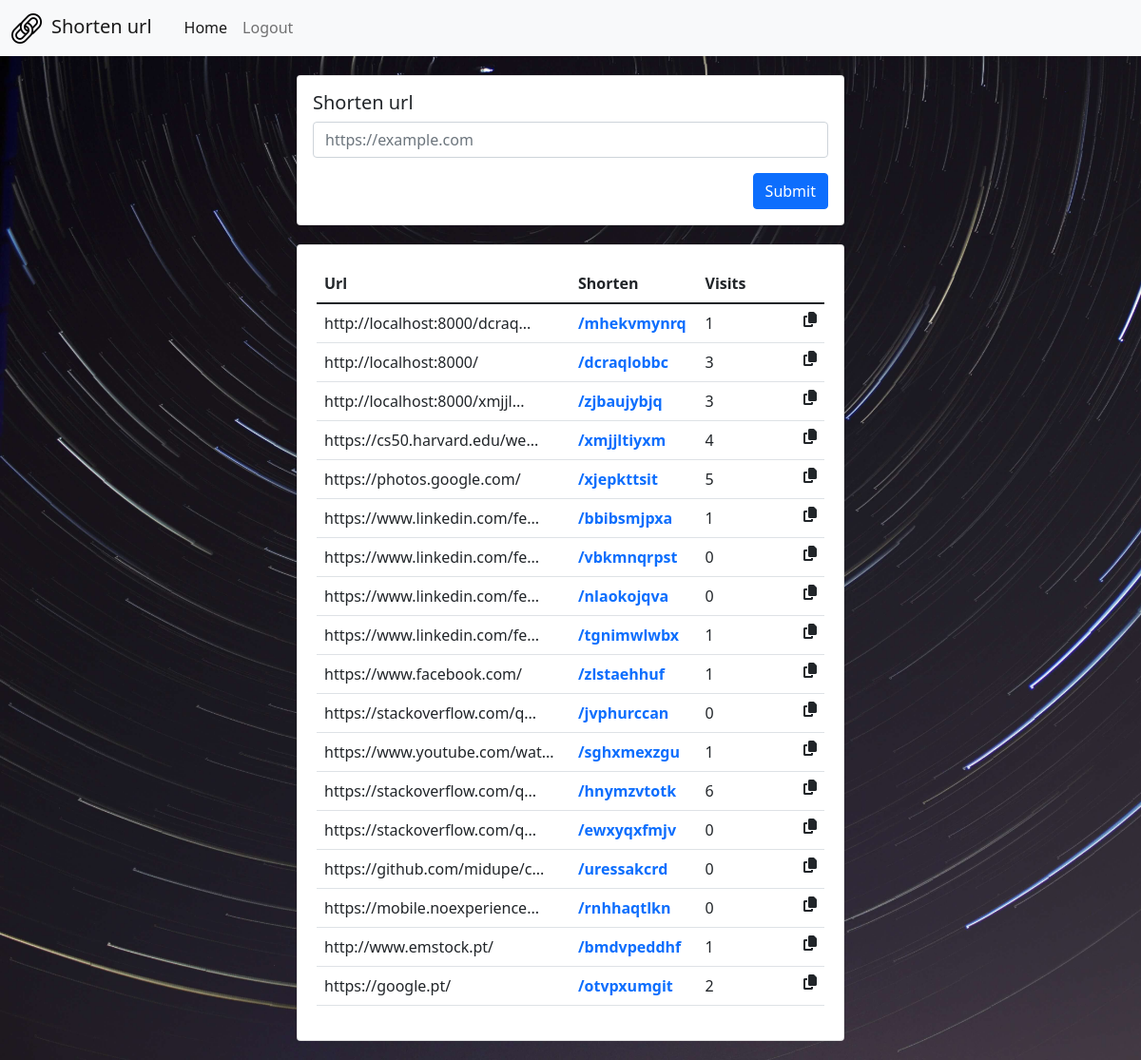
/ (signed in), run on an earlier commit of the app's database.
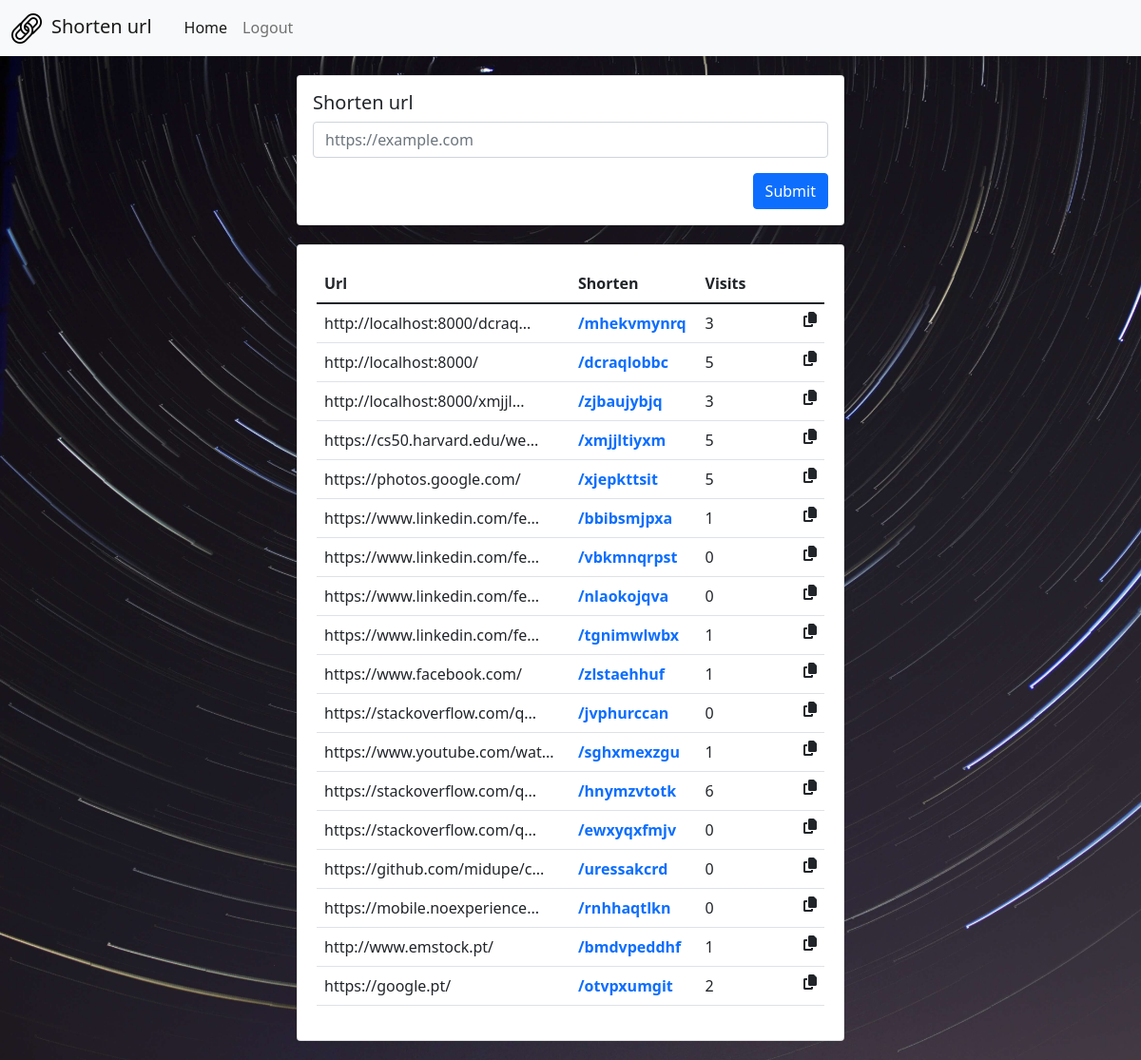
And on a later commit of the database.
### cs50wfinal/models.py (models this page shows)
class Url(models.Model):
    url = models.CharField(max_length=254, null=False, blank=False)
    shorten = models.CharField(max_length=254, unique=True, null=False, blank=False)
    user = models.ForeignKey(User, on_delete=models.CASCADE, null=True, blank=True, default=None)
    visits = models.IntegerField(default=0)
    userNotSignIn = models.ForeignKey(UserNotSignIn, on_delete=models.CASCADE, null=True, blank=True, default=None)

### cs50wfinal/views.py (the view, shortened to what this page needs)
# urls.py: path('', views.index, name='index'),
def index(request, isJs=0):
    results = {}
    if request.user.is_authenticated:
        urls = Url.objects.filter(user = request.user).order_by('-id').values()
    results["urls"] = list(urls)
    results["host"] = host
    if isJs != 0:
        return JsonResponse(data={'status': 'success', 'results': results}, status=200, safe=True)
    return render(request, "index.html", results)

### cs50wfinal/templates/index.html (shortened to what this page needs)
{% extends "layout.html" %}
{% load static %}
{% block body %}
<div class="container" style="padding-bottom: 20px;">
    <div class="spacer"></div>
    <div class="card" style="width: 36rem;">
        <div class="card-body">
            <h5 class="card-title">Shorten url</h5>
            <form action="newUrl" method="POST" id="shortenUrlForm">
                <div class="mb-3">
                    <input type="url" class="form-control" id="url" placeholder="https://example.com" required name="url">
                </div>
                <button type="submit" class="btn btn-primary" style="float: right;" onclick="event.preventDefault(); submitShortenUrl();">Submit</button>
            </form>
        </div>
    </div>
    <div id="listaDosURLS">
        <div class="spacer"></div>
        <div class="card" style="width: 36rem; padding: 20px; margin-right: auto; margin-left: auto;">
            <table class="table" style="table-layout: fixed; width: 100%;">
                <thead>
                    <tr>
                        <th scope="col" colspan="2">Url</th>
                        <th scope="col">Shorten</th>
                        <th scope="col">Visits</th>
                    </tr>
                </thead>
                <tbody id="listUrls">
                    {% for item in urls %}
                    <tr>
                        <td scope="row" onclick="copyClipboard('{{host}}{{item.shorten}}')" style="cursor: pointer;" colspan="2">
                            {% if item.url|length > 27 %}
                                {{item.url|slice:"0:27"}}...
                            {% else %}
                                {{item.url|slice:"0:27"}}
                            {% endif %}
                        </td>
                        <th style="cursor: pointer;"><a href="{{item.shorten}}" target="_blank" style="text-decoration: none;">/{{item.shorten}}</a></th>
                        <td>
                            {% if request.user.is_authenticated %}
                            {{item.visits}}
                            {% else %}
                            <a href="/login" style="text-decoration: none; color: black;"><i class="far fa-eye-slash"></i></a>
                            {% endif %}
                            <i class="fas fa-copy" style="float: right; cursor: pointer !important;" aria-label="Copy" onclick="copyClipboard('{{host}}{{item.shorten}}')"></i>
                        </td>
                    </tr>
                    {% endfor %}
                </tbody>
            </table>
        </div>
    </div>
</div>
{% endblock %}

What changed in the data, as far as the page shows it:
changed Url "http://localhost:8000/dcraq": visits "1" → "3"
changed Url "http://localhost:8000/": visits "3" → "5"
changed Url "https://cs50.harvard.edu/we": visits "4" → "5"
